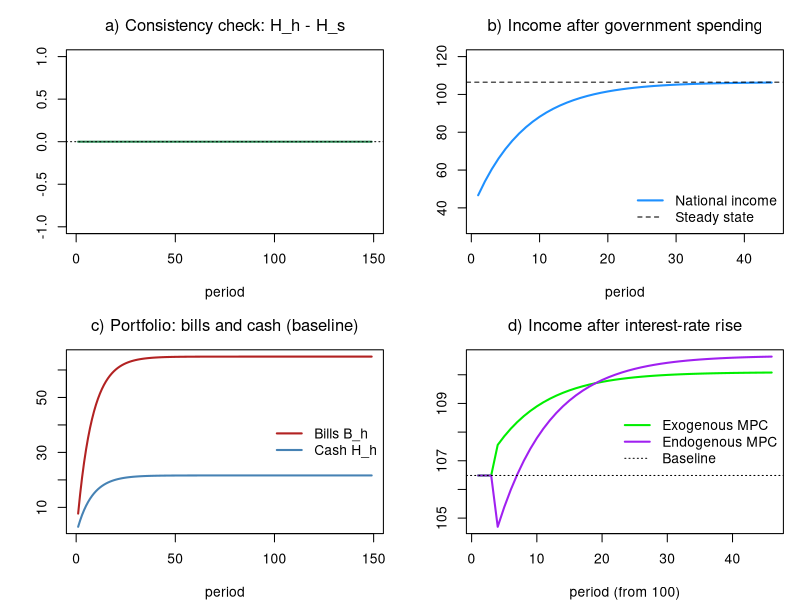

Recreate this plot in R.
# *************************************************************************
#  Model PC (aggregate) 
#  Source: Godley & Lavoie, Monetary Economics, chapter 4
#  Author: Marco Veronese Passarella
#  Last change: 04/07/2026
# *************************************************************************

# Clear environment
rm(list = ls(all = TRUE))

# Set model parameters ####
nPeriods    <- 150         # Periods
nScenarios  <- 3           # 1 baseline, 2 rate rise, 3 rate rise + endogenous MPC
alpha1base  <- 0.6         # Propensity to consume out of income (baseline)
alpha11     <- 0.65        # Endogenous-MPC: autonomous part          (scenario 3)
alpha12     <- 2           # Endogenous-MPC: sensitivity to interest  (scenario 3)
alpha2      <- 0.4         # Propensity to consume out of wealth
lambda0     <- 0.635       # Portfolio: baseline share of bills
lambda1     <- 5           # Portfolio: sensitivity of bill share to interest rate
lambda2     <- 0.01        # Portfolio: sensitivity of bill share to income/wealth
theta       <- 0.2         # Tax rate (on labour AND interest income)
Gexog       <- 20          # Government spending (once switched on)
rbase       <- 0.025       # Baseline policy interest rate
rshock      <- 0.035       # Shocked policy rate
shockStart  <- 102         # Period at which the rate rises (scenarios 2 and 3)

# Create the variables as matrices, all starting at zero ####
Y   <- matrix(0, nScenarios, nPeriods)  # Output / income
C   <- matrix(0, nScenarios, nPeriods)  # Consumption
YD  <- matrix(0, nScenarios, nPeriods)  # Disposable income
TAX <- matrix(0, nScenarios, nPeriods)  # Taxes
V   <- matrix(0, nScenarios, nPeriods)  # Household wealth
B_h <- matrix(0, nScenarios, nPeriods)  # Bills held by households
H_h <- matrix(0, nScenarios, nPeriods)  # Cash held by households
B_s <- matrix(0, nScenarios, nPeriods)  # Bills supplied by government
B_cb<- matrix(0, nScenarios, nPeriods)  # Bills held by central bank
H_s <- matrix(0, nScenarios, nPeriods)  # Cash supplied by central bank

# Exogenous variables ####
G <- matrix(0,     nScenarios, nPeriods)   # Government spending
r <- matrix(rbase, nScenarios, nPeriods)   # Policy interest rate

# Shocks ####
G[, 2:nPeriods] <- Gexog                             # Spending switched on in period 2
r[2:nScenarios, shockStart:nPeriods] <- rshock       # Rate rise in scenarios 2 and 3

# Loop over scenarios ####
for (j in 1:nScenarios) {
  
  # Time loop 
  for (i in 2:nPeriods) {
    
    # Solve the SIMULTANEOUS equations by iteration
    for (iter in 1:100) {
      
      Y[j, i]   = C[j, i] + G[j, i]                                            # Output = demand (4.1)
      YD[j, i]  = Y[j, i] - TAX[j, i] + r[j, i - 1] * B_h[j, i - 1]            # Disposable income (4.2)
      TAX[j, i] = theta * (Y[j, i] + r[j, i - 1] * B_h[j, i - 1])              # Taxes on total income (4.3)
      V[j, i]   = V[j, i - 1] + (YD[j, i] - C[j, i])                           # Wealth accumulation (4.4)
      alpha1 = if (j == 3) alpha11 - alpha12 * r[j, i - 1] else alpha1base     # MPC
      C[j, i]   = alpha1 * YD[j, i] + alpha2 * V[j, i]                         # Consumption (4.5)
      B_h[j, i] = V[j, i] * (lambda0 + lambda1 * r[j, i]) - lambda2 * YD[j, i] # Bill demand (4.7)
      B_s[j, i] = B_s[j, i - 1] + (G[j, i] + r[j, i - 1] * B_s[j, i - 1]) -
        (TAX[j, i] + r[j, i - 1] * B_cb[j, i - 1])                             # Bill supply (4.8)
      B_cb[j, i]= B_s[j, i] - B_h[j, i]                                        # Central bank residual (4.10)
      H_s[j, i] = H_s[j, i - 1] + (B_cb[j, i] - B_cb[j, i - 1])                # Cash supply (4.9)
      H_h[j, i] = V[j, i] - B_h[j, i]                                          # Household cash (4.6)
    }
  }
}
# Display the results ####
Ystar  <- (Gexog + rbase * 64.86478 * (1 - theta)) / theta                     # Analytic steady-state GDP (baseline)
sfcGap <- max(abs(H_h[1, 2:nPeriods] - H_s[1, 2:nPeriods]))
cat(" ******************************")
cat("\n Max |H_h - H_s| =", sfcGap)
cat("\n ******************************")
cat("\n Baseline steady-state values: \n Y =", round(Y[1, nPeriods], 2),
    "\n V =", round(V[1, nPeriods], 2),
    "\n B_h =", round(B_h[1, nPeriods], 2),
    "\n H_h =", round(H_h[1, nPeriods], 2))
cat("\n ******************************")

# Plot the results ####
op = par(mfrow = c(2, 2), mar = c(4, 4, 3, 1))

# a) Consistency check (baseline): H_h - H_s should hug zero
plot(H_h[1, 2:nPeriods] - H_s[1, 2:nPeriods], type = "l", col = "seagreen", lwd = 2,
     font.main = 1, main = "a) Consistency check: H_h - H_s", xlab = "period", ylab = "",
     ylim = range(-1, 1)); abline(h = 0, lty = 3)

# b) Income building up after government spending starts (baseline)
plot(Y[1, 2:45], type = "l", col = "dodgerblue", lwd = 2, font.main = 1,
     main = "b) Income after government spending", xlab = "period", ylab = "",
     ylim = range(30, 120)); abline(h = Ystar, lty = 2)
legend("bottomright", c("National income", "Steady state"),
       col = c("dodgerblue", "black"), lwd = c(2, 1), lty = c(1, 2), bty = "n")

# c) Portfolio over time (baseline): bills vs cash
yr = range(H_h[1, 2:nPeriods], B_h[1, 2:nPeriods])
plot(B_h[1, 2:nPeriods], type = "l", col = "firebrick", lwd = 2, font.main = 1,
     main = "c) Portfolio: bills and cash (baseline)", xlab = "period", ylab = "", ylim = yr)
lines(H_h[1, 2:nPeriods], col = "steelblue", lwd = 2)
legend("right", c("Bills B_h", "Cash H_h"), col = c("firebrick", "steelblue"),
       lwd = 2, bty = "n")

# d) Income after the interest-rate rise (exogenous vs endogenous MPC)
yr = range(Y[2, 100:145], Y[3, 100:145])
plot(Y[2, 100:145], type = "l", col = "green2", lwd = 2, font.main = 1,
     main = "d) Income after interest-rate rise", xlab = "period (from 100)", ylab = "",
     ylim = yr)
lines(Y[3, 100:145], col = "purple", lwd = 2)
abline(h = Y[1, 100], lty = 3)
legend("right", c("Exogenous MPC", "Endogenous MPC", "Baseline"),
       col = c("green2", "purple", "black"), lwd = c(2, 2, 1), lty = c(1, 1, 3), bty = "n")

par(op)
